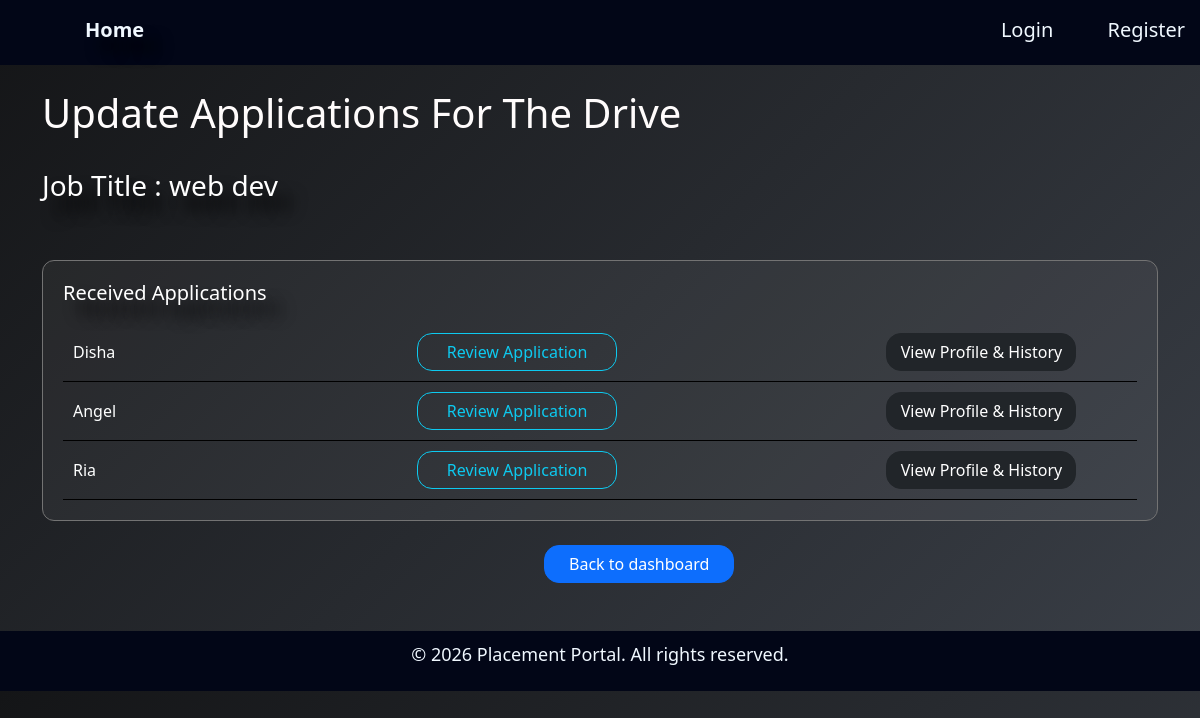
/view_drives/2, run on an earlier commit of the app's database.
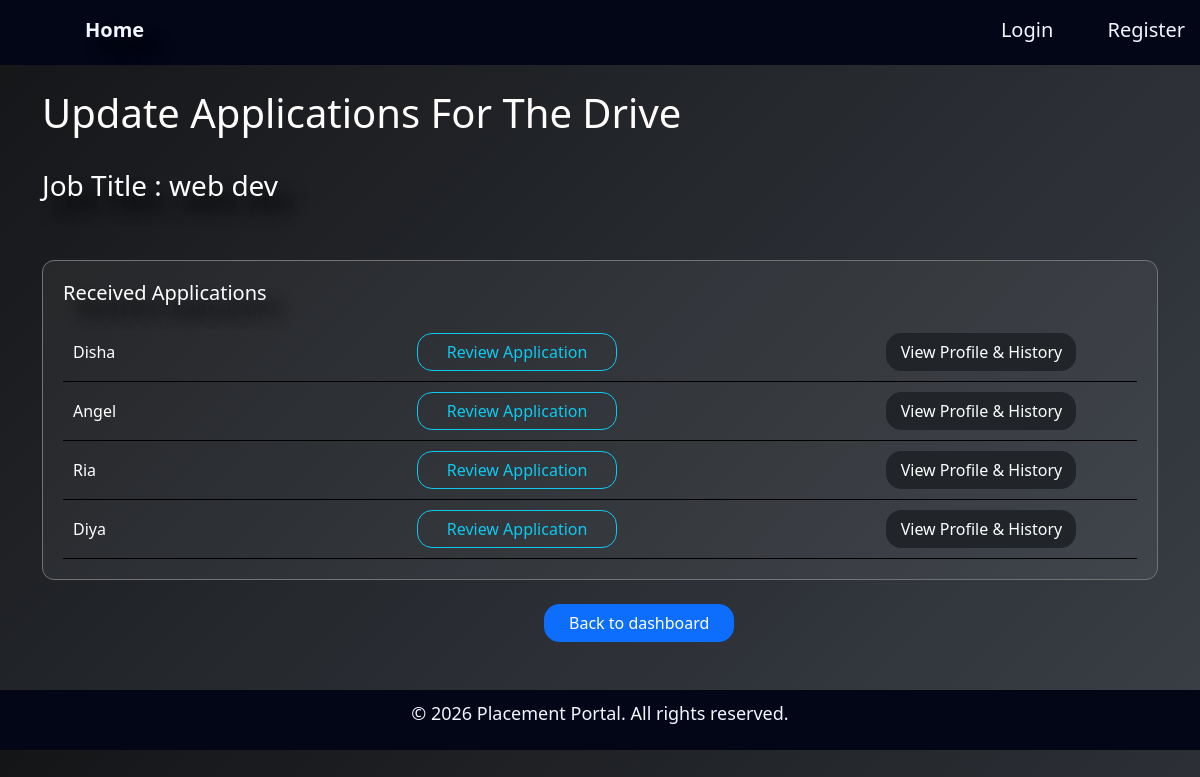
And on a later commit of the database.
### application/models.py (models this page shows)
class Application(db.Model):
    id = db.Column(db.Integer, primary_key=True)
    student_id = db.Column(db.Integer, db.ForeignKey('studentprofile.id'), nullable=False)
    drive_id = db.Column(db.Integer, db.ForeignKey('placementdrive.id'), nullable=False)
    application_date = db.Column(db.DateTime, default=datetime.utcnow)
    status = db.Column(db.String(50), default='Applied')  #Applied/Shortlist/ Selectad/Reject
    student = db.relationship('Studentprofile', back_populates='applications')
    drive = db.relationship('Placementdrive', back_populates='applications')

class Studentprofile(db.Model):
    id = db.Column(db.Integer, primary_key=True)
    user_id = db.Column(db.Integer, db.ForeignKey('user.id'), unique=True, nullable=False)
    student_name = db.Column(db.String(50), nullable=False)
    department = db.Column(db.String(150), nullable=False)
    cgpa = db.Column(db.Float, nullable=False)
    resume = db.Column(db.String(500))
    user = db.relationship('User', back_populates='student_profile')
    applications = db.relationship('Application', back_populates='student',cascade="all, delete")

### application/controllers.py (the view)
@app.route('/view_drives/<int:drive_id>')
def view_drives(drive_id):
   drive = Placementdrive.query.get(drive_id)
   if drive is None:
      abort(404)
   applications = Application.query.filter_by(drive_id=drive_id).all()
   return render_template('com_drive_update.html', drive=drive, applications=applications)

### templates/com_drive_update.html (shortened to what this page needs)
{% extends "base.html" %}
{% block content %}
<div  class="container">
   <h1>Update Applications For The Drive</h1><br>
   {% if drive %}
   <h3>Job Title : {{drive.job_title}}</h3><br>
   {% else %}
   <p style="color:#1461ce;"></p>
   {% endif %}
   <div class="card">
      <table>
         <h5>Received Applications</h5>
  <tbody>
    {% if applications %}
        {% for app in applications %}
    <tr>
      <td>{{app.student.student_name}}</td>
      <td><a href="{{url_for('review_application', app_id=app.id)}}" style=" width: 200px;" class="btn btn-outline-info">review application</a></td>
    <td><a href="{{url_for('whole_companystudent_profile', student_id=app.student.id, company_id=app.drive.company_id)}}" class="btn btn-dark">view Profile & History</a>
</td>
 </tr>
  </tbody>
  {% endfor %}
  {% else %}
  <p style="color:#1461ce;">No Application yet.</p>
  {% endif %}
</table>
   </div><br>
   <div>
      <a href="{{url_for('companydash')}}" class="btn btn-primary">Back to dashboard</a></div>
   </div>
{% endblock %}

What changed in the data, as far as the page shows it:
added Application: student.student_name "Diya"
